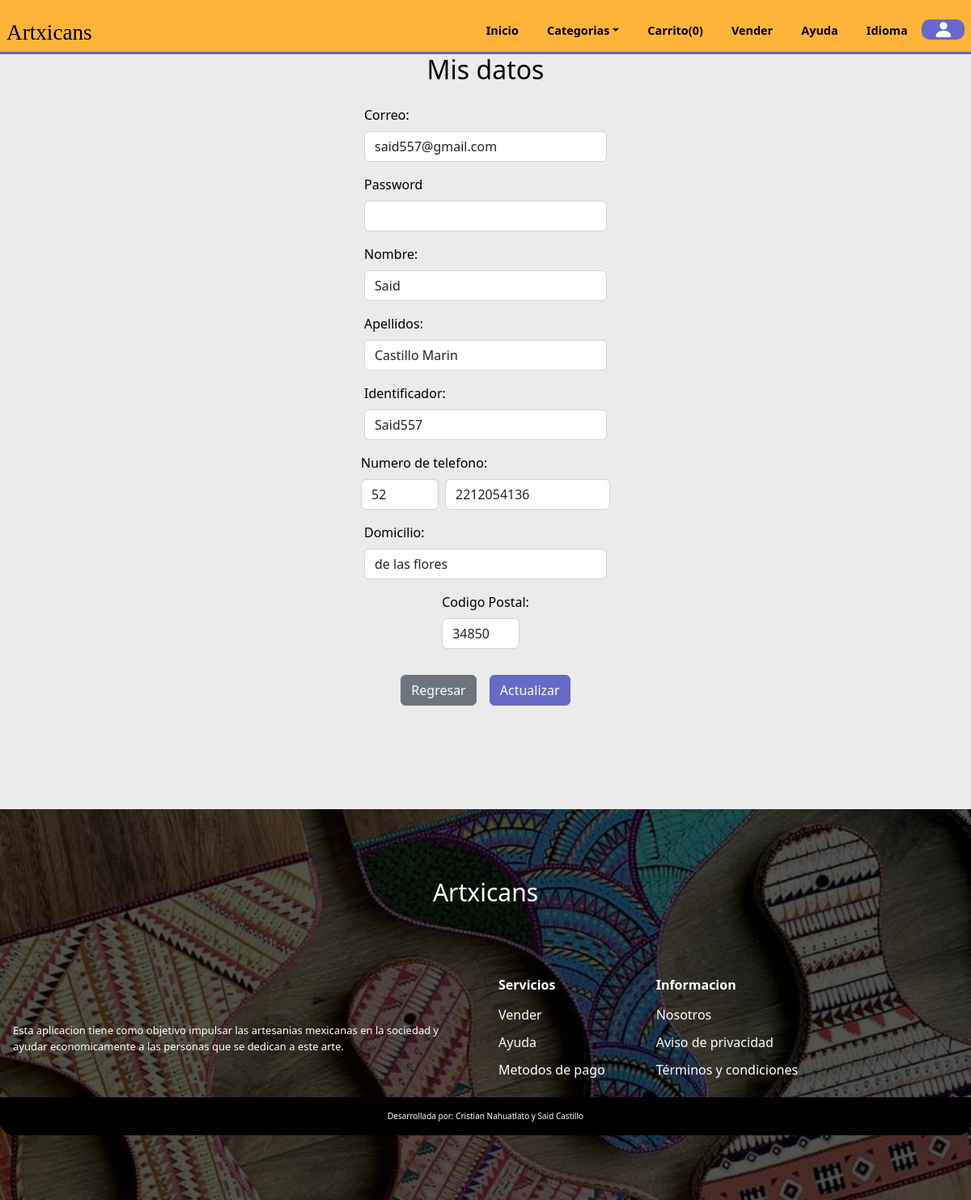
The app's page /mydata.php (signed in) with its own data.
### tables this page shows
CREATE TABLE `registro` (
  `ID` int(11) NOT NULL,
  `Nombre` varchar(255) NOT NULL,
  `Correo` varchar(255) NOT NULL,
  `Contraseña` varchar(255) NOT NULL,
  `estatus` int(2) NOT NULL,
  `direccion` int(1) NOT NULL
);

CREATE TABLE `reg_sellers` (
  `IDregseller` int(11) NOT NULL,
  `Nombre` varchar(255) NOT NULL,
  `apellidos` varchar(255) NOT NULL,
  `nickname` varchar(255) NOT NULL,
  `lada` int(4) NOT NULL,
  `telefono` varchar(20) NOT NULL,
  `telefonoref` varchar(20) NOT NULL,
  `domicilio` varchar(255) NOT NULL,
  `postal` varchar(10) NOT NULL,
  `identificador` varchar(255) NOT NULL,
  `solicitud` varchar(50) NOT NULL,
  `ID_registro` int(11) DEFAULT NULL
);

### mydata.php (the view, shortened to what this page needs)
<?php
include('./global/conexion.php');
include('./templates/cabecera.php');
$id_user = $_SESSION['id'];
?>
<section class="mydata">
    <h1 align="center">Mis datos</h1>
    <?php
        $query = mysqli_query($conn,"SELECT * FROM registro WHERE ID = $id_user");
        $data = mysqli_fetch_array($query);
    ?>
        <form class="my-data mt-4">
            <div class="mb-3">
                <label for="correo" class="form-label">Correo:</label>
                <input type="email" class="form-control input-width" id="correo" name="correo" value="<?php echo $data['Correo']?>" aria-describedby="emailHelp">
            </div>
            <div class="mb-3">
                <label for="password" class="form-label">Password</label>
                <input type="password" class="form-control input-width" id="password">
            </div>
    <?php
          $sql = mysqli_query($conn,"SELECT * FROM registro WHERE ID = '$id_user'");
          $res = mysqli_fetch_array($sql);
          if($res['estatus'] == '1'){
          $query2 = mysqli_query($conn,"SELECT * FROM reg_sellers WHERE ID_registro = '$id_user'");
          $data2 = mysqli_fetch_array($query2);
    ?>
            <div class="mb-3">
                <label for="nombre" class="form-label">Nombre:</label>
                <input type="text" class="form-control input-width" id="nombre" name="nombre" value="<?php echo $data2['Nombre']?>" >
            </div>
            <div class="mb-3">
                <label for="apellidos" class="form-label">Apellidos:</label>
                <input type="text" class="form-control input-width" id="apellidos" name="apellidos" value="<?php echo $data2['apellidos']?>" >
            </div>
            <div class="mb-3">
                <label for="nickname" class="form-label">Identificador:</label>
                <input type="text" class="form-control input-width" id="nickname" name="nickname" value="<?php echo $data2['nickname']?>" >
            </div>
            <div class="mb-3">
                <label for="nickname" class="form-label">Numero de telefono:</label>
                <div class="telefonos">
                <input type="text" class="form-control input-short" id="nickname" name="nickname" value="<?php echo $data2['lada']?>" >
                <input type="text" class="form-control input-medium" id="nickname" name="nickname" value="<?php echo $data2['telefono']?>" >
                </div>
            </div>
            <div class="mb-3">
                <label for="domicilio" class="form-label">Domicilio:</label>
                <input type="text" class="form-control input-width" id="domicilio" name="domicilio" value="<?php echo $data2['domicilio']?>" >
            </div>
            <div class="mb-3">
                <label for="cp" class="form-label">Codigo Postal:</label>
                <input type="text" class="form-control input-short" id="cp" name="cp" value="<?php echo $data2['postal']?>" >
            </div>
    <?php }?>
    <div class="mt-3 buttons-data">
        <a class="btn btn-secondary" href='./profile.php'>Regresar</a>
        <button type="submit" class="btn btn-info">Actualizar</button>
    </div>
</form>
</section>
<?php
include('./templates/pie.php');
?>

### styles/home/products.css (style rules this page uses)
.btn-info { --bs-btn-color: var(--bs-white); --bs-btn-bg: var(--second-alpha-color); --bs-btn-border-color: var(--second-alpha-color); --bs-btn-hover-color: var(--bs-white); --bs-btn-hover-bg: #787bc8; --bs-btn-hover-border-color:var(--second-alpha-color) ; --bs-btn-focus-shadow-rgb: var(--bd-violet-rgb); --bs-btn-active-color: var(--bs-btn-hover-color); --bs-btn-active-bg: var(--second-alpha-color); --bs-btn-active-border-color: var(--second-alpha-color); --bs-btn-disabled-color:rgb(57, 55, 55); --bs-btn-disabled-bg: #a7a9ea; --bs-btn-disabled-border-color: #787bc8; }

### styles/home/main.css (style rules this page uses)
body { top:0px !important; }

### styles/pages/profile.css (style rules this page uses)
.my-data { display: flex; align-items: center; justify-content: center; flex-direction: column; }
.telefonos { display: flex; flex-direction: row; gap: 0.5rem; }
.input-width { width: 90vw; }
.input-short { width: 30vw; }
.input-medium { width: 60vw; }
.buttons-data { display: flex; align-items: center; justify-content: center; flex-direction: row; gap: 1rem; flex-wrap: nowrap; }
@media screen and (min-width:768px) { .input-width { width: 25vw; } }
@media screen and (min-width:768px) { .input-short { width: 8vw; } }
@media screen and (min-width:768px) { .input-medium { width: 17vw; } }

### index.css (style rules this page uses)
:root { --first-color: #feb439; --first-alpha-color: #FDD100; --second-color: #7D3C98; --second-alpha-color: #6669c5; --black-color: black; --white-color: white; --black-alpha-color: rgba(0,0,0,0.5); --white-alpha-color: rgba(255,255,255,0.5); --opacity-color: rgba(8,75,138,0.7); --font: "RaleWay",sans-serif; --max-width: 1200px; --header-height: 4.7rem; --link-color: #509ee3; --card-bg:rgb(225,225,235); --card-hover:rgb(255,255,255); }
* { padding:0; margin:0; -webkit-box-sizing: border-box; -moz-box-sizing: border-box; box-sizing: border-box; }
html { box-sizing: border-box; font-family: var(--font); font-size: 16px; scroll-behavior: smooth; }
*, *::after, *::before { box-sizing: inherit; }
body { margin: 0; overflow-x: hidden; color: var(--black-color); background-color: rgb(235, 235, 235);; }
a { color: var(--link-color); transition: all 0.5s ease-out; text-decoration: none; }
h1 { margin: 0; font-size: 2rem; }

### records on screen
registro: correo "said557@gmail.com"
reg_sellers: nombre "Said", apellidos "Castillo Marin", nickname "Said557", nickname "52", nickname "2212054136", domicilio "de las flores", cp "34850"
